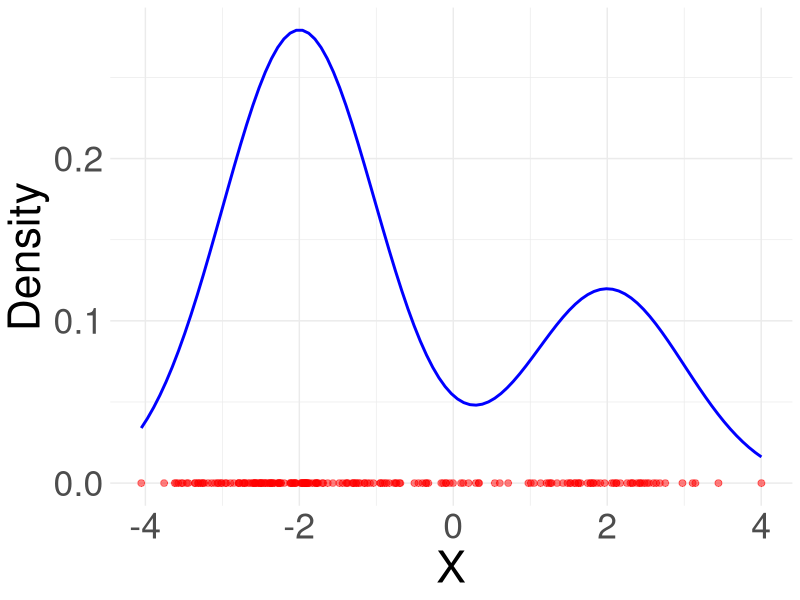

Write R code to recreate this figure.
# Load necessary libraries
library(mixtools)
library(ggplot2)

# Set seed for reproducibility
set.seed(123)

# Define mixture distribution parameters
mu <- c(-2, 2)       # Means of the components
sigma <- c(1, 1)    # Standard deviations of the components
lambda <- c(0.7, 0.3)  # Mixing proportions (weights)

# Generate sample data from the mixture distribution
n <- 200  # Sample size
mix_data <- rnormmix(n, lambda = lambda, mu = mu, sigma = sigma)

# Fit Gaussian mixture model to the data
fit <- normalmixEM(mix_data, k = 2)

# Extract fitted parameters from the model
mu_fit <- fit$mu
sigma_fit <- sqrt(fit$sigma)
lambda_fit <- fit$lambda

# Generate density estimates for plotting
x_range <- seq(min(mix_data), max(mix_data), length.out = 1000)
density_est <- sapply(x_range, function(x) {
  sum(lambda_fit * dnorm(x, mean = mu_fit, sd = sigma_fit))
})

# Create data frame for plotting
density_df <- data.frame(x = x_range, y = density_est)
sample_df <- data.frame(x = mix_data)
# Plot the density estimate of the Gaussian mixture distribution
ggplot() +
  stat_function(fun = function(x) lambda[1] * dnorm(x, mu[1], sigma[1]) + lambda[2] * dnorm(x, mu[2], sigma[2]),
                color = "blue", size = 1) +
  geom_point(data = sample_df, aes(x = x, y = 0), color = "red", size = 2, alpha = 0.5) +
  labs(x = "X", y = "Density") +
  theme_minimal()+
  theme(
    text = element_text(size = 32) 
  )
